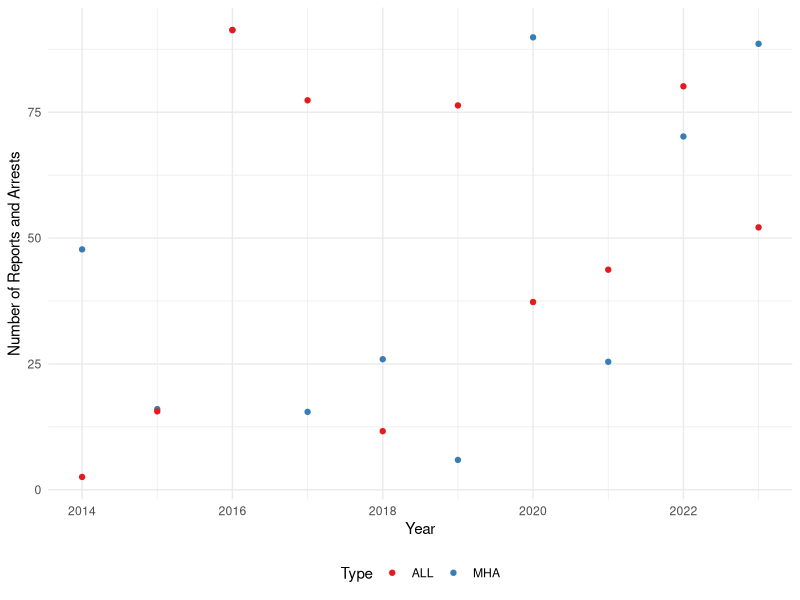
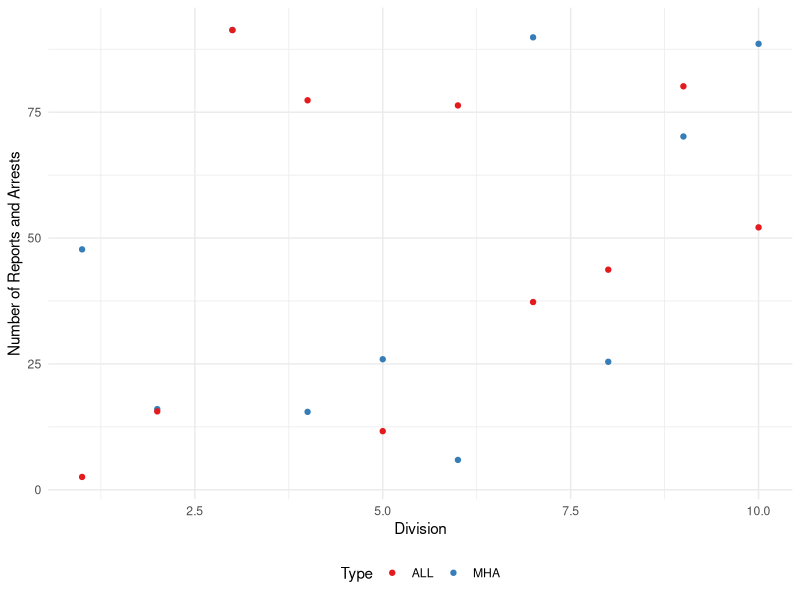

R code for these plots, in order:
#### Preamble ####
# Purpose: Simulate the dataset of MHA Apprehensions for code testing
# Author: Mingjia Chen
# Date: 20 January 2024 
# Contact: mingjia.chen@mail.utoronto.ca 
# License: MIT
# Pre-requisites: none


#### Workspace setup ####
library(tidyverse)


#### Simulate data ####
set.seed(114514)
num_observations = 100
number_of_years = 10

simulated_data = 
  tibble(
    year = rep(c(1:number_of_years + 2013), 2),
    division = rep(c(1:number_of_years),2),
    counts =  runif(n = number_of_years * 2, min = 0, max = 100),
    type = c(rep("MHA",number_of_years),rep("ALL",number_of_years))
  )


simulated_data|>
  ggplot(aes(x = year, y = counts, color = type)) +
  geom_point() +
  theme_minimal() +
  labs(x = "Year", y = "Number of Reports and Arrests", color = "Type") +
  scale_color_brewer(palette = "Set1") +
  theme(legend.position = "bottom")

simulated_data|>
  ggplot(aes(x = division, y = counts, color = type)) +
  geom_point() +
  theme_minimal() +
  labs(x = "Division", y = "Number of Reports and Arrests", color = "Type") +
  scale_color_brewer(palette = "Set1") +
  theme(legend.position = "bottom")


